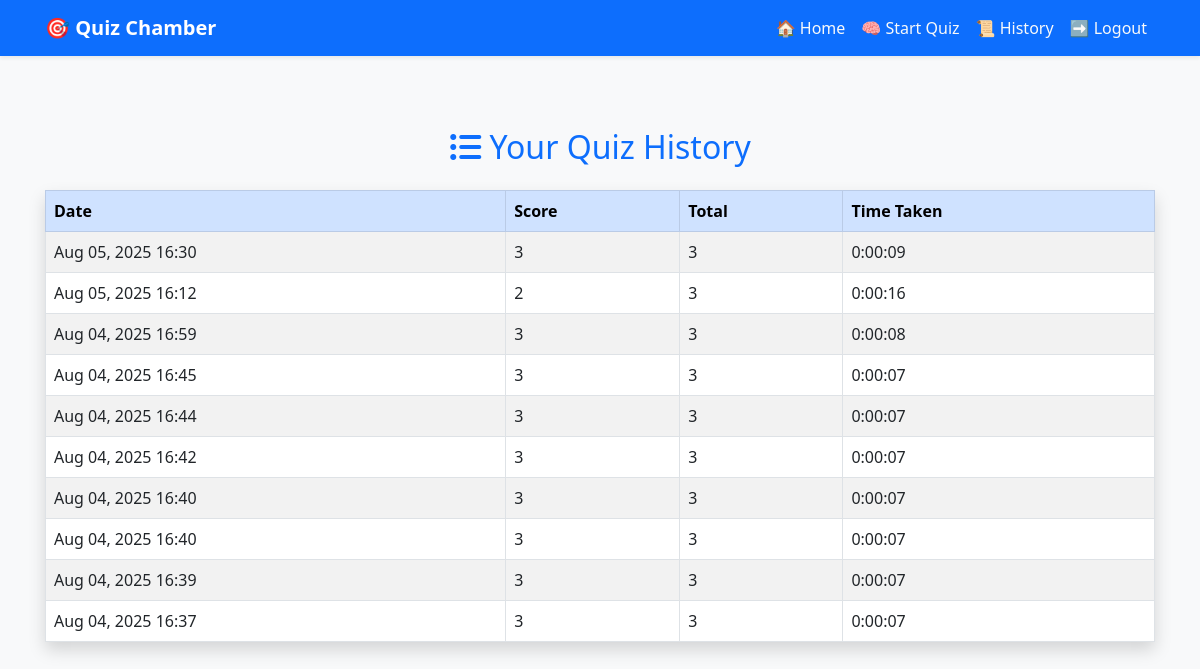
Page /history/ (signed in) on the committed database.
### myapp/models.py (models this page shows, shortened)
class QuizResult(models.Model):
    user = models.ForeignKey(User, on_delete=models.CASCADE ,default=1) # for task view only particular user
    score = models.PositiveIntegerField()
    total = models.PositiveIntegerField()
    duration = models.DurationField(null=True, blank=True)  # ⏱️ stopwatch time
    completed_at = models.DateTimeField(auto_now_add=True)

### myapp/views.py (the view)
# urls.py: path('history/', views.History, name='history'),
@login_required
def History(request):
    results = QuizResult.objects.filter(user=request.user).order_by('-completed_at')
    return render(request, 'history.html', {'results': results})

### template/history.html
{% extends 'home.html' %}
{% block content %}
<div class="container mt-5 pt-4">
    <h2 class="mb-4 text-center text-primary">
        <i class="fas fa-list-ul"></i> Your Quiz History
    </h2>
    {% if results %}
        <table class="table table-striped table-bordered shadow">
            <thead class="table-primary">
                <tr>
                    <th>Date</th>
                    <th>Score</th>
                    <th>Total</th>
                    <th>Time Taken</th>
                </tr>
            </thead>
            <tbody>
                {% for result in results %}
                    <tr>
                        <td>{{ result.completed_at|date:"M d, Y H:i" }}</td>
                        <td>{{ result.score }}</td>
                        <td>{{ result.total }}</td>
                        <td>{{ result.duration }}</td>
                    </tr>
                {% endfor %}
            </tbody>
        </table>
    {% else %}
        <div class="alert alert-info text-center">
            You haven't completed any quizzes yet.
        </div>
    {% endif %}
</div>
{% endblock %}

### template/home.html (shortened to what this page needs)
{% load static %}
<!DOCTYPE html>
<html lang="en">
<head>
    <link href="https://cdn.jsdelivr.net/npm/bootstrap@5.3.0-alpha1/dist/css/bootstrap.min.css" rel="stylesheet">
    <link rel="stylesheet" href="https://cdnjs.cloudflare.com/ajax/libs/font-awesome/6.4.0/css/all.min.css">
    <link rel="stylesheet" href="{% static 'css/style.css' %}">
</head>
<body class="bg-light">
<nav class="navbar navbar-expand-lg navbar-dark bg-primary shadow-sm sticky-top">
    <div class="container">
        <a class="navbar-brand fw-bold" href="{% url 'home' %}">
            🎯 Quiz Chamber
        </a>
        <div class="collapse navbar-collapse" id="navbarNav">
            <ul class="navbar-nav ms-auto">
                <li class="nav-item">
                    <a class="nav-link text-light" href="{% url 'home' %}">
                        🏠 Home
                    </a>
                </li>
                <li class="nav-item">
                    <a class="nav-link text-light" href="#" data-bs-toggle="modal" data-bs-target="#quizInstructionsModal">
                        🧠 Start Quiz
                    </a>
                </li>
                <li class="nav-item">
                    <a class="nav-link text-light" href="{% url 'history' %}">
                        📜 History
                    </a>
                </li>
                <li class="nav-item">
                    <a class="nav-link text-light" href="{% url 'logout' %}">
                        ➡️ Logout
                    </a>
                </li>
            </ul>
        </div>
    </div>
</nav>
{% block content %}{% endblock %}
</body>
</html>

### static/css/style.css (style rules this page uses)
body { background: #f5f9ff; font-family: 'Segoe UI', sans-serif; }
.container { padding-left: 15px; padding-right: 15px; }

### rows in the picture
QuizResult: completed_at "Aug 05, 2025 16:30", score "3", total "3", duration "0:00:09"
QuizResult: completed_at "Aug 05, 2025 16:12", score "2", total "3", duration "0:00:16"
QuizResult: completed_at "Aug 04, 2025 16:59", score "3", total "3", duration "0:00:08"
QuizResult: completed_at "Aug 04, 2025 16:45", score "3", total "3", duration "0:00:07"
QuizResult: completed_at "Aug 04, 2025 16:44", score "3", total "3", duration "0:00:07"
QuizResult: completed_at "Aug 04, 2025 16:42", score "3", total "3", duration "0:00:07"
QuizResult: completed_at "Aug 04, 2025 16:40", score "3", total "3", duration "0:00:07"
QuizResult: completed_at "Aug 04, 2025 16:40", score "3", total "3", duration "0:00:07"
QuizResult: completed_at "Aug 04, 2025 16:39", score "3", total "3", duration "0:00:07"
QuizResult: completed_at "Aug 04, 2025 16:37", score "3", total "3", duration "0:00:07"
